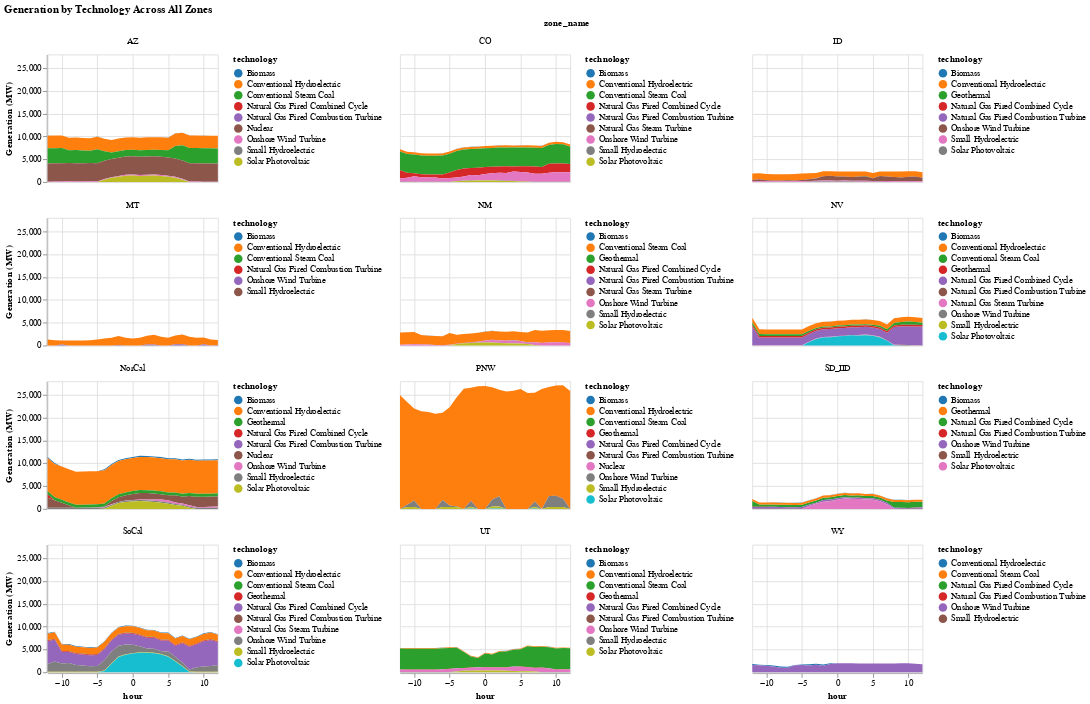

Notebook code for this chart:
### Code cell
# Plot generation by technology for each zone in a 4x3 grid

# Join generator zone info
sol_gen_zone = innerjoin(solution.gen, gen_df[:, [:r_id, :technology, :zone]], on = :r_id)

# Group by technology, zone, and hour, then sum generation
sol_gen_zone = combine(groupby(sol_gen_zone, [:technology, :zone, :hour]), :gen => sum => :gen_sum)

# Add zone names
sol_gen_zone = innerjoin(sol_gen_zone, DataFrame(zone = collect(keys(zone_dict)), zone_name = collect(values(zone_dict))), on = :zone)

# Rescale hours
sol_gen_zone.hour = sol_gen_zone.hour .- T_period[1]

# Create the grid plot with consistent colors
sol_gen_zone |>
@vlplot(
    columns = 3,
    facet = {field = "zone_name", type = "nominal"},
    spec = {
        mark = :area,
        width = 200,
        height = 150,
        encoding = {
            x = {field = :hour, type = "quantitative"},
            y = {field = :gen_sum, type = "quantitative", stack = :zero, title = "Generation (MW)"},
            color = {field = "technology", type = "nominal", scale = {scheme = "category10"}}
        }
    },
    title = "Generation by Technology Across All Zones",
    resolve = {scale = {color = "independent"}}
)

### Figure 1 — Vega specification as saved in the notebook (floating-point values rounded to 4 significant figures; data arrays with more than 128 entries replaced by an {"elided": "..."} marker saying what was removed)
{"$schema": "https://vega.github.io/schema/vega/v5.json", "background": "white", "data": [{"name": "source_0", "values": {"elided": "2550 records"}}, {"name": "data_0", "source": "source_0", "transform": [{"as": "hour", "expr": "toNumber(datum[\"hour\"])", "type": "formula"}, {"field": "gen_sum", "groupby": ["technology", "zone_name"], "key": "hour", "method": "value", "type": "impute", "value": 0}, {"as": ["gen_sum_start", "gen_sum_end"], "field": "gen_sum", "groupby": ["hour", "zone_name"], "offset": "zero", "sort": {"field": ["technology"], "order": ["descending"]}, "type": "stack"}]}, {"name": "facet_domain", "source": "data_0", "transform": [{"groupby": ["zone_name"], "type": "aggregate"}]}, {"name": "facet_domain_row", "transform": [{"start": 0, "stop": {"signal": "ceil(length(data(\"facet_domain\")) / 3)"}, "type": "sequence"}]}, {"name": "facet_domain_column", "transform": [{"start": 0, "stop": {"signal": "min(length(data(\"facet_domain\")), 3)"}, "type": "sequence"}]}], "layout": {"align": "all", "bounds": "full", "columns": 3, "padding": 20}, "marks": [{"name": "facet-title", "role": "column-title", "title": {"offset": 10, "style": "guide-title", "text": "zone_name"}, "type": "group"}, {"axes": [{"grid": false, "labelOverlap": true, "orient": "left", "scale": "y", "tickCount": {"signal": "ceil(child_height/40)"}, "title": "Generation (MW)", "zindex": 0}], "encode": {"update": {"height": {"signal": "child_height"}}}, "from": {"data": "facet_domain_row"}, "name": "row_header", "role": "row-header", "type": "group"}, {"axes": [{"grid": false, "labelFlush": true, "labelOverlap": true, "orient": "bottom", "scale": "x", "tickCount": {"signal": "ceil(child_width/40)"}, "title": "hour", "zindex": 0}], "encode": {"update": {"width": {"signal": "child_width"}}}, "from": {"data": "facet_domain_column"}, "name": "column_footer", "role": "column-footer", "type": "group"}, {"axes": [{"aria": false, "domain": false, "grid": true, "gridScale": "y", "labels": false, "maxExtent": 0, "minExtent": 0, "orient": "bottom", "scale": "x", "tickCount": {"signal": "ceil(child_width/40)"}, "ticks": false, "zindex": 0}, {"aria": false, "domain": false, "grid": true, "gridScale": "x", "labels": false, "maxExtent": 0, "minExtent": 0, "orient": "left", "scale": "y", "tickCount": {"signal": "ceil(child_height/40)"}, "ticks": false, "zindex": 0}], "encode": {"update": {"height": {"signal": "child_height"}, "width": {"signal": "child_width"}}}, "from": {"facet": {"data": "data_0", "groupby": ["zone_name"], "name": "facet"}}, "legends": [{"fill": "child_color", "symbolType": "circle", "title": "technology"}], "marks": [{"encode": {"update": {"height": {"field": {"group": "height"}}, "width": {"field": {"group": "width"}}}}, "from": {"facet": {"data": "facet", "groupby": ["technology"], "name": "faceted_path_child_main"}}, "marks": [{"encode": {"update": {"defined": {"signal": "isValid(datum[\"hour\"]) && isFinite(+datum[\"hour\"]) && isValid(datum[\"gen_sum\"]) && isFinite(+datum[\"gen_sum\"])"}, "description": {"signal": "\"hour: \" + (format(datum[\"hour\"], \"\")) + \"; Generation (MW): \" + (format(datum[\"gen_sum\"], \"\")) + \"; technology: \" + (isValid(datum[\"technology\"]) ? datum[\"technology\"] : \"\"+datum[\"technology\"])"}, "fill": {"field": "technology", "scale": "child_color"}, "orient": {"value": "vertical"}, "x": {"field": "hour", "scale": "x"}, "y": {"field": "gen_sum_end", "scale": "y"}, "y2": {"field": "gen_sum_start", "scale": "y"}}}, "from": {"data": "faceted_path_child_main"}, "name": "child_marks", "sort": {"field": "datum[\"hour\"]"}, "style": ["area"], "type": "area"}], "name": "child_pathgroup", "type": "group"}], "name": "cell", "scales": [{"domain": {"data": "facet", "field": "technology", "sort": true}, "name": "child_color", "range": {"scheme": "category10"}, "type": "ordinal"}], "sort": {"field": ["datum[\"zone_name\"]"], "order": ["ascending"]}, "style": "cell", "title": {"frame": "group", "offset": 10, "style": "guide-label", "text": {"signal": "isValid(parent[\"zone_name\"]) ? parent[\"zone_name\"] : \"\"+parent[\"zone_name\"]"}}, "type": "group"}], "padding": 5, "scales": [{"domain": {"data": "data_0", "field": "hour"}, "name": "x", "nice": true, "range": [0, {"signal": "child_width"}], "type": "linear", "zero": false}, {"domain": {"data": "data_0", "fields": ["gen_sum_start", "gen_sum_end"]}, "name": "y", "nice": true, "range": [{"signal": "child_height"}, 0], "type": "linear", "zero": true}], "signals": [{"name": "child_width", "value": 200}, {"name": "child_height", "value": 150}], "title": {"anchor": "start", "text": "Generation by Technology Across All Zones"}}
